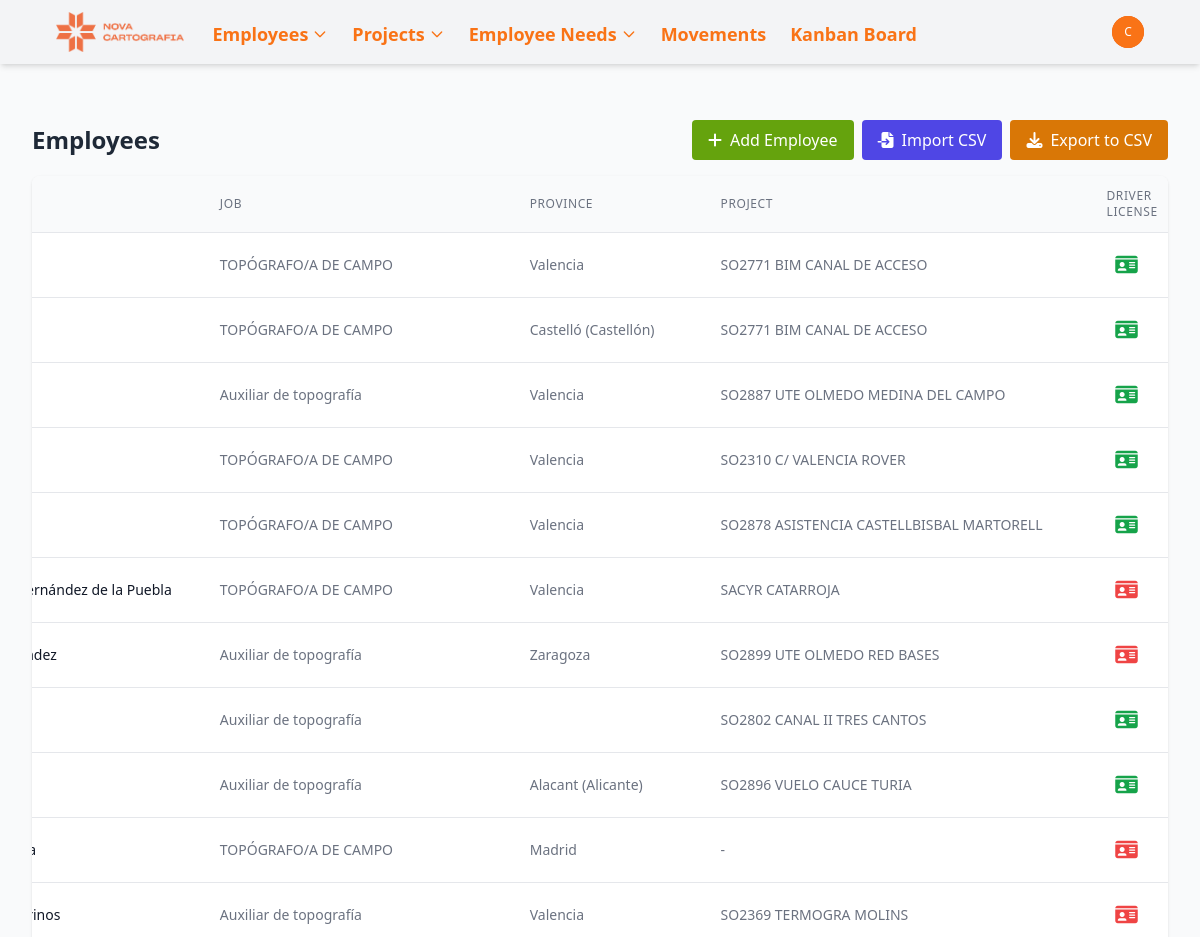
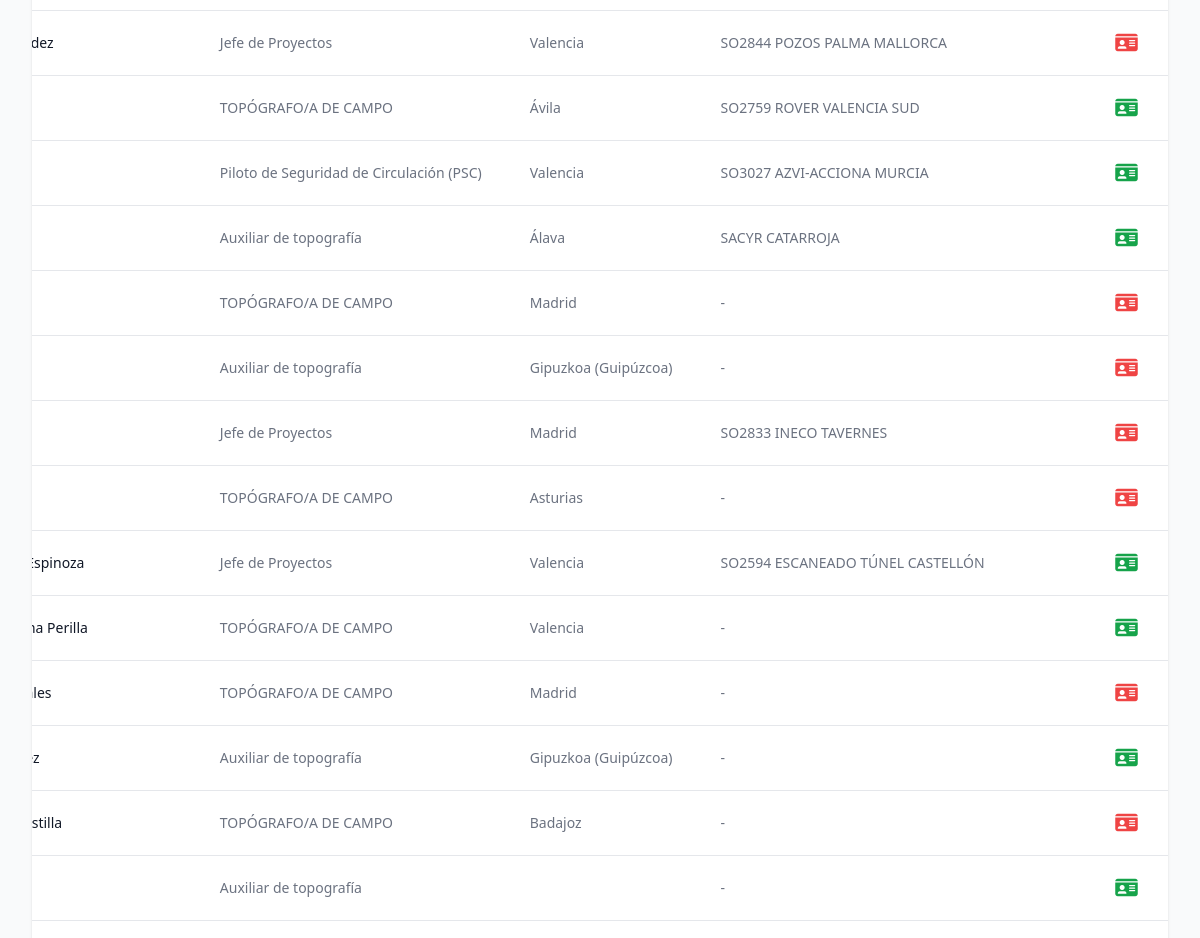
/employees/ (signed in, upper part), run on an earlier commit of the app's database (2 pictures, top to bottom).
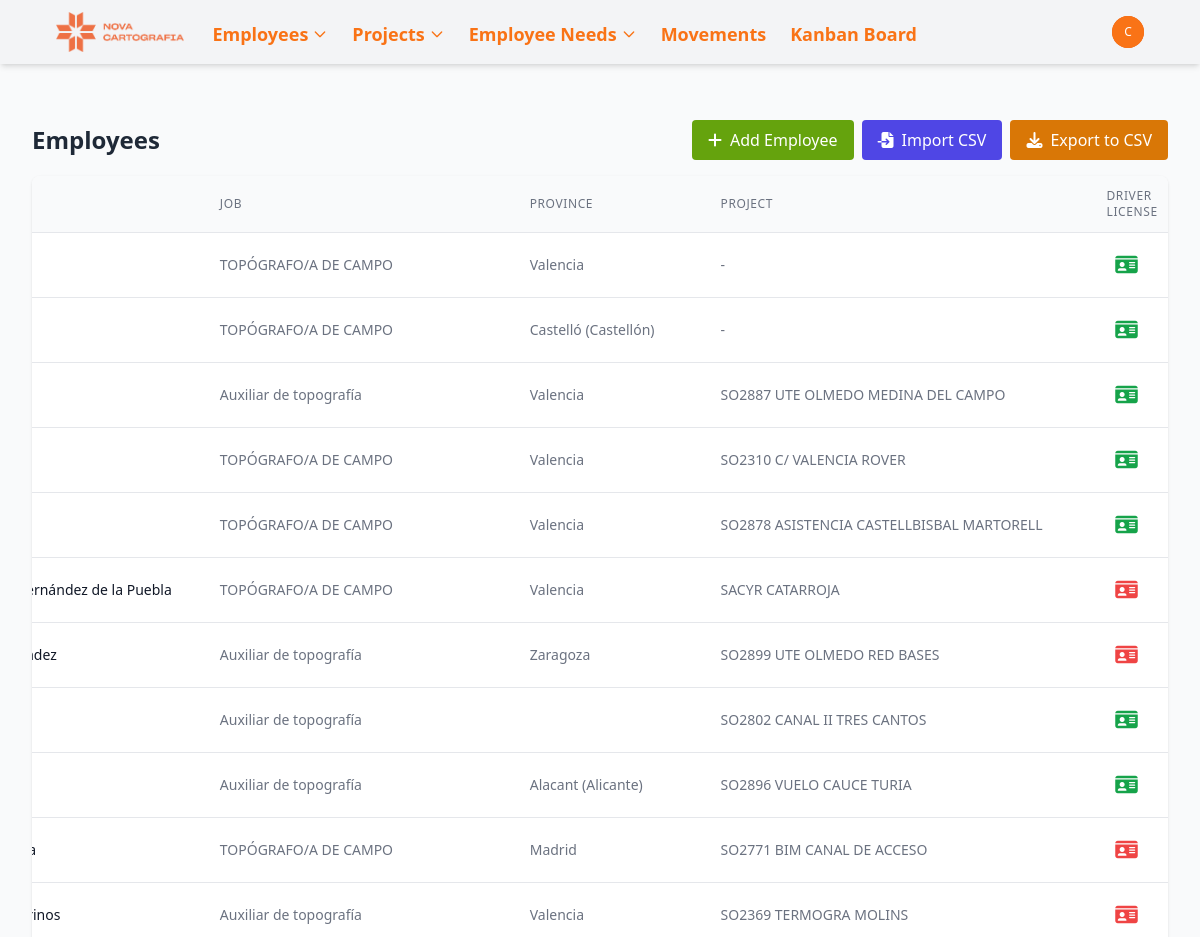
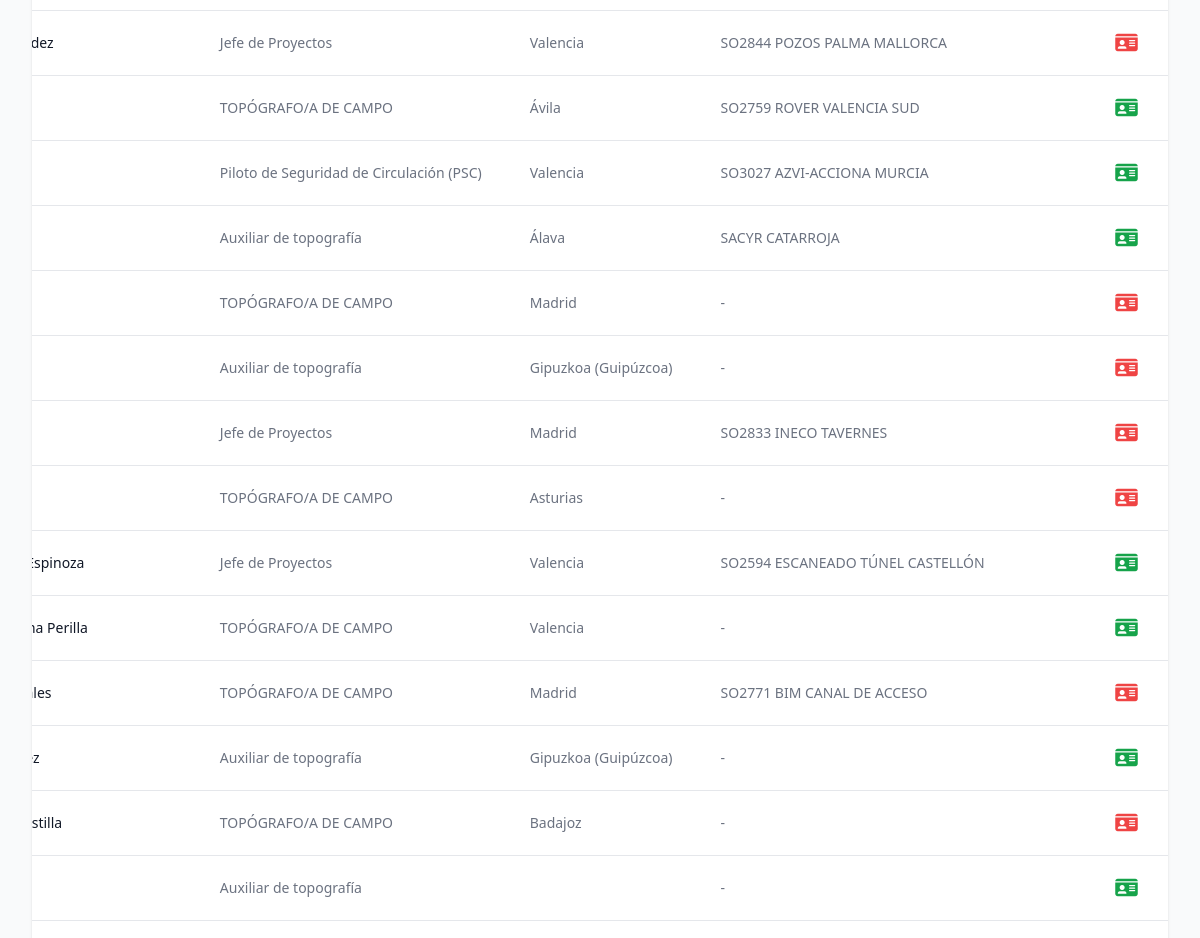
And on a later commit of the database (2 pictures, top to bottom).
### novacartografia_employee_management/models.py (models this page shows, shortened)
class Employee(models.Model):
    name = models.CharField(max_length=100)
    job = models.CharField(max_length=100)
    project_id = models.ForeignKey(Project, on_delete=models.SET_NULL, related_name='employee_set', blank=True, null=True)
    state = models.CharField(max_length=50, default='valencia',
            choices=[
                ('alava', 'Álava'),
                ('albacete', 'Albacete'),
                ('alicante', 'Alicante'),
                ('almeria', 'Almería'),
                ('asturias', 'Asturias'),
                ('avila', 'Ávila'),
                ('badajoz', 'Badajoz'),
                ('barcelona', 'Barcelona'),
                ('burgos', 'Burgos'),
                ('caceres', 'Cáceres'),
                ('cadiz', 'Cádiz'),
                ('cantabria', 'Cantabria'),
                ('castellon', 'Castellón'),
                ('ceuta', 'Ceuta'),
                ('ciudad_real', 'Ciudad Real'),
                ('cordoba', 'Córdoba'),
                ('cuenca', 'Cuenca'),
                ('gerona', 'Gerona'),
                ('granada', 'Granada'),
                ('guadalajara', 'Guadalajara'),
                ('guipuzcoa', 'Guipúzcoa'),
                ('huelva', 'Huelva'),
                ('huesca', 'Huesca'),
                ('islas_baleares', 'Islas Baleares'),
                ('jaen', 'Jaén'),
                ('la_coruna', 'La Coruña'),
                ('la_rioja', 'La Rioja'),
                ('las_palmas', 'Las Palmas'),
                ('leon', 'León'),
                ('lerida', 'Lérida'),
                ('lugo', 'Lugo'),
                ('madrid', 'Madrid'),
                ('malaga', 'Málaga'),
                ('melilla', 'Melilla'),
                ('murcia', 'Murcia'),
                ('navarra', 'Navarra'),
                ('orense', 'Orense'),
                ('palencia', 'Palencia'),
                ('pontevedra', 'Pontevedra'),
                ('salamanca', 'Salamanca'),
                ('santa_cruz_de_tenerife', 'Santa Cruz de Tenerife'),
                ('segovia', 'Segovia'),
                ('sevilla', 'Sevilla'),
                ('soria', 'Soria'),
                ('tarragona', 'Tarragona'),
                ('teruel', 'Teruel'),
                ('toledo', 'Toledo'),
                ('valencia', 'Valencia'),
                ('valladolid', 'Valladolid'),
                ('vizcaya', 'Vizcaya'),
                ('zamora', 'Zamora'),
                ('zaragoza', 'Zaragoza'),])
    academic_training = models.CharField(max_length=100, blank=True, null=True)
    driver_license = models.BooleanField(default=False)
    twenty_hours = models.BooleanField(default=False)
    sixty_hours = models.BooleanField(default=False)
    confine = models.BooleanField(default=False)
    mining = models.BooleanField(default=False)
    railway_carriage = models.BooleanField(default=False)
    railway_mounting = models.BooleanField(default=False)
    building = models.BooleanField(default=False)
    office_work = models.BooleanField(default=False)
    scanner = models.BooleanField(default=False)
    leveling = models.BooleanField(default=False)
    static = models.BooleanField(default=False)
    drag = models.BooleanField(default=False)

class Project(models.Model):
    PROJECT_TYPES = [
        ('obra', 'Obra'),
        ('proyecto', 'Proyecto'),
    ]
    MANAGER_TYPES = [
        ('cuesta', 'Cuesta'),
        ('javi', 'Javi'),
        ('guillermo', 'Guillermo'),
        ('miguelangel', 'Miguel Ángel'),
        ('oscar', 'Óscar'),
    ]
    name = models.CharField(max_length=100)
    type = models.CharField(max_length=50, choices=PROJECT_TYPES, default='proyecto')
    description = models.TextField(blank=True, null=True)
    manager = models.CharField(max_length=50, choices=MANAGER_TYPES, null=True, blank=True)
    state = models.CharField(max_length=50, null=True, blank=True,
            choices=[
                ('alava', 'Álava'),
                ('albacete', 'Albacete'),
                ('alicante', 'Alicante'),
                ('almeria', 'Almería'),
                ('asturias', 'Asturias'),
                ('avila', 'Ávila'),
                ('badajoz', 'Badajoz'),
                ('barcelona', 'Barcelona'),
                ('burgos', 'Burgos'),
                ('caceres', 'Cáceres'),
                ('cadiz', 'Cádiz'),
                ('cantabria', 'Cantabria'),
                ('castellon', 'Castellón'),
                ('ceuta', 'Ceuta'),
                ('ciudad_real', 'Ciudad Real'),
                ('cordoba', 'Córdoba'),
                ('cuenca', 'Cuenca'),
                ('gerona', 'Gerona'),
                ('granada', 'Granada'),
                ('guadalajara', 'Guadalajara'),
                ('guipuzcoa', 'Guipúzcoa'),
                ('huelva', 'Huelva'),
                ('huesca', 'Huesca'),
                ('islas_baleares', 'Islas Baleares'),
                ('jaen', 'Jaén'),
                ('la_coruna', 'La Coruña'),
                ('la_rioja', 'La Rioja'),
                ('las_palmas', 'Las Palmas'),
                ('leon', 'León'),
                ('lerida', 'Lérida'),
                ('lugo', 'Lugo'),
                ('madrid', 'Madrid'),
                ('malaga', 'Málaga'),
                ('melilla', 'Melilla'),
                ('murcia', 'Murcia'),
                ('navarra', 'Navarra'),
                ('orense', 'Orense'),
                ('palencia', 'Palencia'),
                ('pontevedra', 'Pontevedra'),
                ('salamanca', 'Salamanca'),
                ('santa_cruz_de_tenerife', 'Santa Cruz de Tenerife'),
                ('segovia', 'Segovia'),
                ('sevilla', 'Sevilla'),
                ('soria', 'Soria'),
                ('tarragona', 'Tarragona'),
                ('teruel', 'Teruel'),
                ('toledo', 'Toledo'),
                ('valencia', 'Valencia'),
                ('valladolid', 'Valladolid'),
                ('vizcaya', 'Vizcaya'),
                ('zamora', 'Zamora'),
                ('zaragoza', 'Zaragoza')
            ])
    academic_training = models.CharField(max_length=100, blank=True, null=True)
    twenty_hours = models.BooleanField(default=False)
    sixty_hours = models.BooleanField(default=False)
    confine = models.BooleanField(default=False)
    mining = models.BooleanField(default=False)
    railway_carriage = models.BooleanField(default=False)
    railway_mounting = models.BooleanField(default=False)
    building = models.BooleanField(default=False)
    office_work = models.BooleanField(default=False)
    scanner = models.BooleanField(default=False)
    leveling = models.BooleanField(default=False)
    static = models.BooleanField(default=False)
    drag = models.BooleanField(default=False)
    def __str__(self):
        return self.name

### novacartografia_employee_management/views.py (the view)
# urls.py: path("", lambda request: redirect('employee_list'), name='home'),
@login_required
def employee_list(request):
    employees = Employee.objects.all()
    return render(request, 'novacartografia_employee_management/employee_list.html', {'employees': employees})

### templates/novacartografia_employee_management/employee_list.html (shortened to what this page needs)
{% extends "base.html" %}
{% block content %}
<div class="main-content-wrapper">
    <div class="flex flex-col md:flex-row md:justify-between md:items-center mb-4">
        <h2 class="text-2xl font-bold text-gray-800 mb-4 md:mb-0">Employees</h2>
        <div class="flex flex-wrap gap-2">
            <a href="{% url 'employee_create' %}" class="bg-lime-600 hover:bg-lime-700 text-white font-medium py-2 px-4 rounded flex items-center">
                <i class="fas fa-plus mr-2"></i> Add Employee
            </a>
            <a href="{% url 'import_employees_csv' %}" class="bg-indigo-600 hover:bg-indigo-700 text-white font-medium py-2 px-4 rounded flex items-center">
                <i class="fas fa-file-import mr-2"></i> Import CSV
            </a>
            <a href="{% url 'export_employees_csv' %}" class="bg-amber-600 hover:bg-amber-700 text-white font-medium py-2 px-4 rounded flex items-center">
                <i class="fas fa-download mr-2"></i> Export to CSV
            </a>
        </div>
    </div>
    <div class="bg-white shadow overflow-hidden rounded-lg table-container">
        <div class="w-full overflow-x-auto flex justify-center">
            <table class="table-natural-width divide-y divide-gray-200">
                <thead class="bg-gray-50">
                    <tr>
                        <th scope="col" class="px-6 py-3 text-left text-xs font-medium text-gray-500 uppercase tracking-wider fit-content">Name</th>
                        <th scope="col" class="px-6 py-3 text-left text-xs font-medium text-gray-500 uppercase tracking-wider fit-content">Job</th>
                        <th scope="col" class="px-6 py-3 text-left text-xs font-medium text-gray-500 uppercase tracking-wider fit-content">Province</th>
                        <th scope="col" class="px-6 py-3 text-left text-xs font-medium text-gray-500 uppercase tracking-wider fit-content">Project</th>
                        <th scope="col" class="px-10 py-3 text-left text-xs font-medium text-gray-500 uppercase tracking-wider actions-column">Driver License</th>
                    </tr>
                </thead>
                <tbody class="bg-white divide-y divide-gray-200">
                    {% for employee in employees %}
                    <tr class="hover:bg-gray-50">
                        <td class="px-6 py-4 text-sm font-medium text-gray-900 fit-content">{{ employee.name }}</td>
                        <td class="px-6 py-4 text-sm text-gray-500 fit-content">{{ employee.job }}</td>
                        <td class="px-6 py-4 text-sm text-gray-500 fit-content">{{ employee.get_state_display }}</td>
                        <td class="px-6 py-4 text-sm text-gray-500 fit-content">
                            {% if employee.project_id %}{{ employee.project_id }}{% else %}-{% endif %}
                        </td>
                        <td class="px-6 py-4 text-sm text-gray-500 fit-content"><div class="ml-5 {% if employee.driver_license %}text-green-600{% else %}text-red-500{% endif %} mr-3 flex-shrink-0 w-8 h-8 flex items-center justify-center">
                            <i class="fa-solid fa-id-card text-xl"></i>
                        </div></td>
                    </tr>
                    {% empty %}
                    <tr>
                        <td colspan="5" class="px-6 py-4 text-center text-sm text-gray-500">No employees found.</td>
                    </tr>
                    {% endfor %}
                </tbody>
            </table>
        </div>
    </div>
</div>
{% endblock %}

What changed in the data, as far as the page shows it:
changed Employee (number 1 of 25 on the later page): project_id "SO2771 BIM CANAL DE ACCESO" → (not shown); now shows "-"
changed Employee "Castelló (Castellón)": project_id "SO2771 BIM CANAL DE ACCESO" → (not shown); now shows "-"
changed Employee (number 10 of 25 on the later page): project_id (not shown) → "SO2771 BIM CANAL DE ACCESO"; no longer shows "-"
changed Employee "Cristian Joel Taveras Morales": project_id (not shown) → "SO2771 BIM CANAL DE ACCESO"; no longer shows "-"
